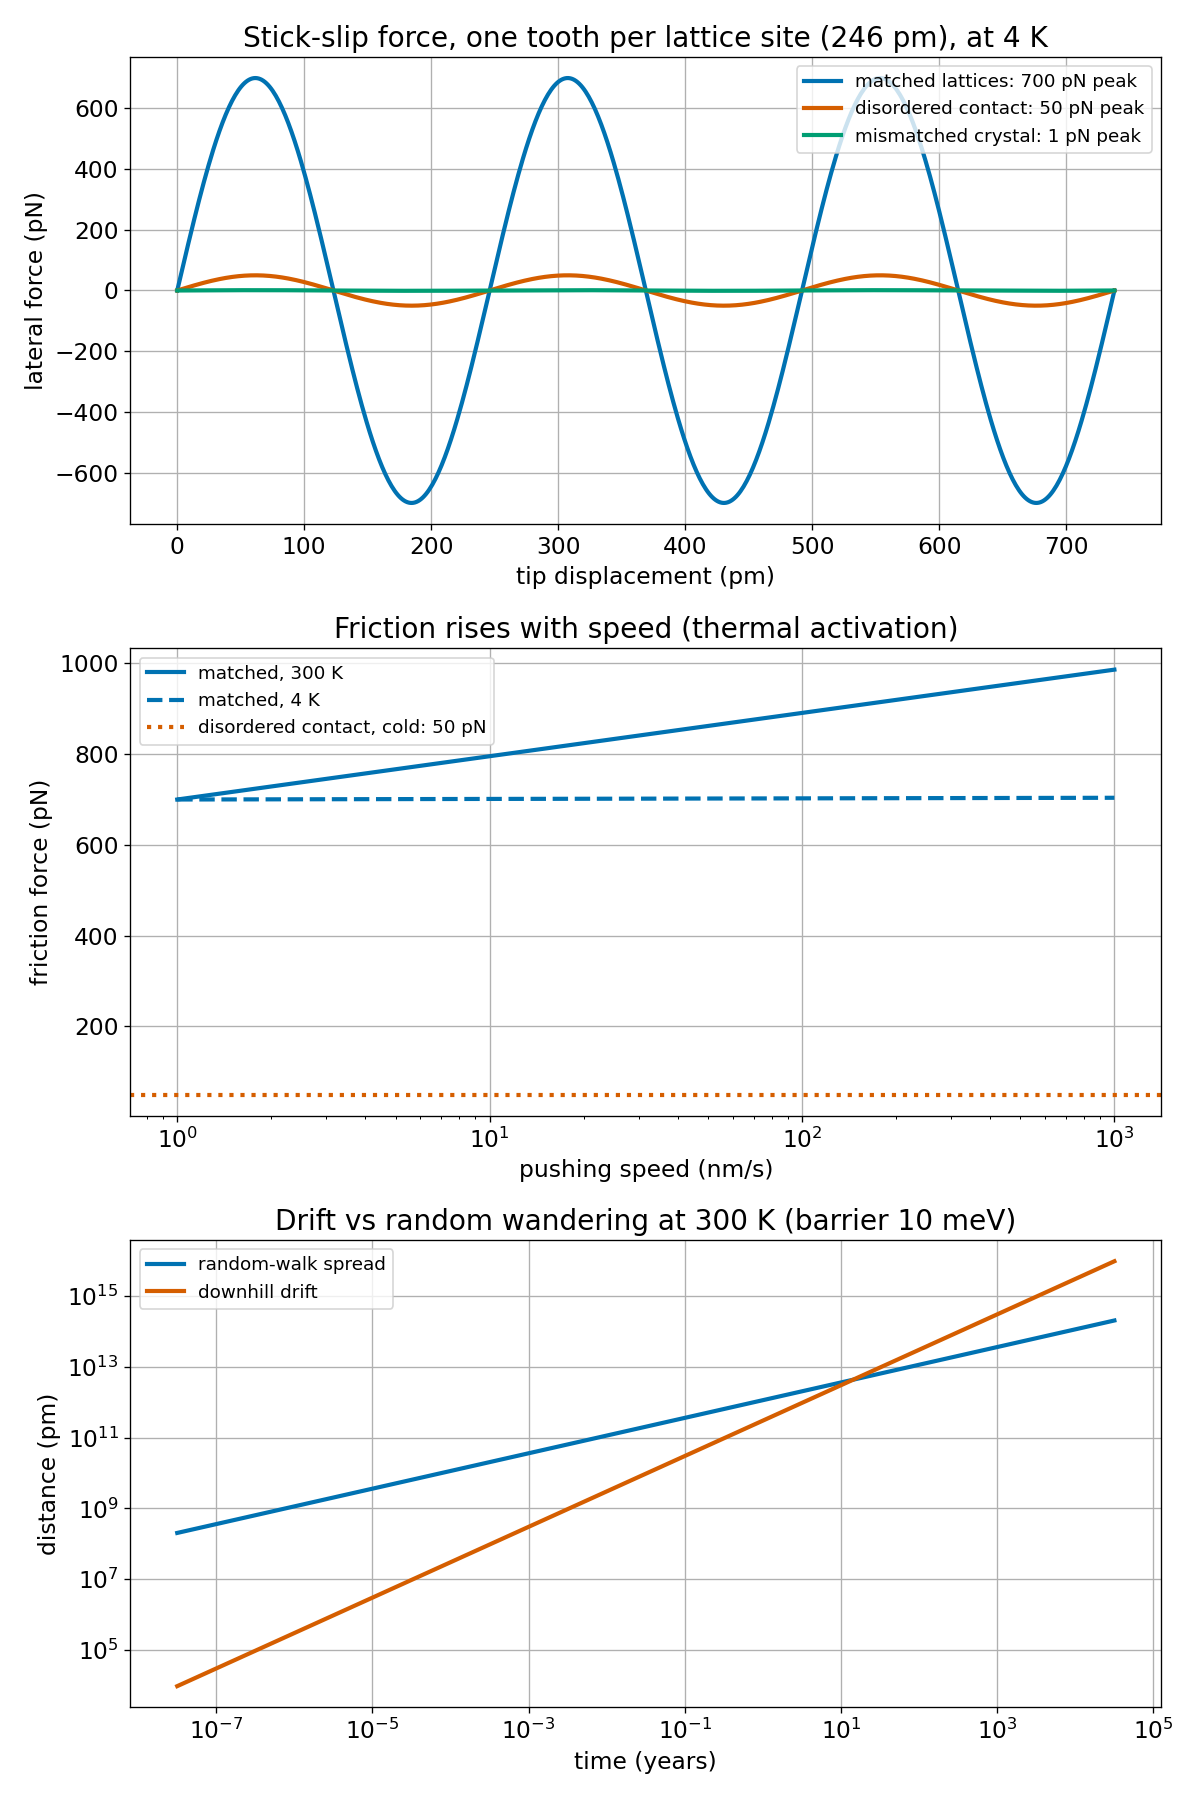

Write Python code to recreate this figure.
"""
nano_incline.py
===============
Step 4 of the thought experiment: a NANOPARTICLE at quantum scale, pushed
(not rolled, not slid under gravity) across a surface, with an atomic force
microscope (AFM) tip.

WHAT STEPS 1-3 TAUGHT US
------------------------
  * Marble (step 1-2): rolling resistance leaves the marble only ~6 um
    behind ideal after 2 s -- a few parts per million, and uncertain by a
    factor of ~100.
  * Brick (step 3): sliding friction is measurable (tens of percent), but
    mu_k itself cannot be predicted from first principles; predicting it
    would already be a breakthrough, and repeat runs scatter 2-10%.

WHAT IS DIFFERENT AT THE NANOSCALE
----------------------------------
The incline stops working. Gravity is about a hundred billion times too
weak to slide the particle, so friction has to be measured by pushing it
with an AFM tip. There is no friction coefficient any more: friction comes
from the atomic bumpiness of the surface and from how well the two atomic
lattices line up, not from load. And shrinking the experiment makes the
search for new physics harder, not easier -- the baseline goes from
uncertain by a factor of 2-4 (brick) to uncertain by orders of magnitude.

NUMBERS IN THIS SCRIPT
----------------------
The headline friction values (700 / 50 / 1 pN at 4 K), the 246 pm lattice
spacing, the 0.08 eV per slip, the 1 pN / 25 pm precision, the cantilever
noise figures, and the tunnelling probabilities are the values from the
Step 4 summary. Material numbers here are typical values from memory, not
measurements. Where a textbook relation is used to turn one of those
values into another (e.g. Prandtl-Tomlinson force -> barrier energy), the
result is a consistency check, not an independent prediction.

PHYSICS ASSUMPTIONS (read these first)
--------------------------------------
1. A 300-atom gold cluster, about 2 nm across, on graphite. Mass is
   300 x the mass of one gold atom.
2. The contact is described by the Prandtl-Tomlinson model: the tip drags
   the particle through a periodic surface potential with lattice spacing
   a = 246 pm (graphite). The maximum lateral force for a sinusoidal
   corrugation of total barrier E is F_max = 2*pi*E / a.
3. Thermal hopping: the particle attempts to hop with frequency f0 ~ 1e12
   per second (a typical phonon frequency) and succeeds with probability
   exp(-E / kT) per attempt, E being the barrier per hopping unit.
4. Downhill drift is a biased random walk: each hop gains a tiny downhill
   energy dE = m*g*a (generous case: vertical wall, sin(theta) = 1), so
   the bias per hop is dE / kT. Drift only shows above the random walk
   once the number of hops N exceeds 1 / bias^2.
5. Tunnelling probabilities are stated values from the Step 4 summary,
   not computed here: ~1e-1100 per attempt for the whole cluster, ~1e-13
   per attempt for a single hydrogen atom below ~100 K.
6. No string-theory or Covariant Compactification prediction enters
   anywhere: neither theory gives a number for friction at this scale.

UNKNOWNS (variables to account for later, not assumed away)
-----------------------------------------------------------
Carried over from steps 1-3 (still apply):
  wear_rate, surface_roughness, adhesion, plane_flatness, angle_uncertainty,
  g_local, residual_gas, temperature, surface_charge, magnetic_effects,
  release_conditions, laser_effects, vibration, earth_rotation,
  real_contact_area, asperity_plasticity, surface_films, micro_slip

New / dominant in step 4:
  barrier_per_atom   1-50 meV per contact atom; moves friction from zero
                     to nanonewtons
  lattice_matching   changes friction by orders of magnitude; can change
                     mid-slide if the particle turns
  contamination      one stray molecule under the particle can dominate
  hop_attempt_rate   uncertain by orders of magnitude
  tip_effects        the AFM tip touches the particle and alters the measurement
  contact_atoms      how many atoms actually touch; rough, ~10-50
"""

import math

# --------------------------------------------------------------------------
# Parameters: the Step 4 summary values
# --------------------------------------------------------------------------
PARAMS = {
    "n_atoms": 300,                 # gold atoms in the cluster
    "au_mass_u": 196.97,           # atomic mass units per gold atom
    "diameter_nm": 2.0,            # cluster diameter, nm
    "lattice_pm": 246.0,           # graphite lattice spacing, pm
    "adhesion_over_weight": 4e11,  # adhesion / weight (Step 4 summary)
    "friction_pN": {               # lateral force at 4 K, pN (Step 4 summary)
        "matched lattices": 700.0,
        "disordered contact": 50.0,
        "mismatched crystal": 1.0,
    },
    "heat_per_slip_eV": 0.08,      # energy dissipated per slip (Step 4 summary)
    "force_resolution_pN": 1.0,    # needed force resolution
    "position_resolution_pm": 25.0,
    "cantilever_noise_pN": {300.0: 0.5, 4.0: 0.06},  # thermal noise, pN
    "tunnel_cluster": 1e-1100,     # per-attempt, whole cluster (stated value)
    "tunnel_hydrogen": 1e-13,      # per-attempt, single H below ~100 K (stated)
    "attempt_rate": 1e12,          # hopping attempt frequency, per second
    "barrier_meV": 10.0,           # representative barrier per hop, meV
    "contact_atoms": 30,           # rough number of atoms in contact
    "contact_atoms_range": (10, 50),
}

U_KG = 1.66053906660e-27           # kg per atomic mass unit
K_B = 1.380649e-23                # J/K
EV_J = 1.602176634e-19            # J per eV
G = 9.80665                       # m/s^2


def report_scale(p):
    print("=" * 72)
    print("NANOPARTICLE ON A SURFACE: step 4 -- gravity stops working")
    print("=" * 72)
    m = p["n_atoms"] * p["au_mass_u"] * U_KG
    a = p["lattice_pm"] * 1e-12
    weight = m * G
    adhesion = p["adhesion_over_weight"] * weight
    print(f"cluster            = {p['n_atoms']} gold atoms, ~{p['diameter_nm']:.0f} nm across")
    print(f"mass               = {m:.3e} kg")
    print(f"weight             = {weight:.3e} N")
    print(f"adhesion           = {adhesion:.3e} N  ({adhesion * 1e12:.0f} pN)")
    print(f"  adhesion / weight = {p['adhesion_over_weight']:.1e} (Step 4 summary value)")
    print()
    print("Downhill energy gained by moving one lattice site (vertical wall,")
    print("the most generous case -- any real slope is worse):")
    dE = m * G * a
    for T in (300.0, 4.0):
        print(f"  T = {T:5.0f} K:  dE = {dE:.3e} J  = {dE / K_B / T:.2e} kT")
    print("  Moving one site downhill gains ~1e-11 of the thermal energy.")
    print("  Left alone the particle is frozen in place or hops at random;")
    print("  it never slides down on its own. It must be pushed with an")
    print("  AFM tip.")
    print()
    return {"mass": m, "weight": weight, "adhesion": adhesion, "dE": dE, "a": a}


def report_friction(p, s):
    print("FRICTION FROM LATTICE MATCHING (Prandtl-Tomlinson consistency check)")
    print("  F_max = 2*pi*E / a  ->  E = F_max * a / (2*pi).")
    print("  The forces are the Step 4 values; the barrier energies are")
    print("  what those forces imply, not independent predictions.")
    print()
    print(f"  {'case':>20} | {'F at 4 K':>9} | {'barrier E':>11} | {'per contact atom':>16}")
    print(f"  {'':>20} | {'(pN)':>9} | {'(meV)':>11} | {'(meV, ~30 atoms)':>16}")
    print("  " + "-" * 66)
    a = s["a"]
    for label, F_pN in p["friction_pN"].items():
        F = F_pN * 1e-12
        E_meV = F * a / (2 * math.pi) / EV_J * 1e3
        print(f"  {label:>20} | {F_pN:9.0f} | {E_meV:11.1f} | "
              f"{E_meV / p['contact_atoms']:16.2f}")
    print()
    print("  The matched case implies ~6 meV per contact atom, inside the")
    print("  stated 1-50 meV range. The mismatched case implies a total")
    print("  barrier of only ~0.2 meV -- below that range, i.e. effectively")
    print("  no barrier at all. That is the point: a mismatched lattice")
    print("  washes the corrugation out, which is why its friction is ~700x")
    print("  smaller. The three values and the barrier range are consistent")
    print("  with each other -- but that consistency is not a prediction.")
    print("  Lattice matching alone changes friction by a factor of ~700.")
    print()
    print("  Warmth: at room temperature and slow pushing, the disordered")
    print("  contact drops from 50 pN to nearly zero -- thermal hopping")
    print("  moves the particle before the tip has to drag it.")
    print("  Friction RISES with speed here, the opposite of the brick.")
    print()


def report_drift(p, s):
    print("WHY THE DRIFT TAKES ~100 YEARS TO SHOW")
    print("  Each hop is biased downhill by bias = dE / kT. After N hops the")
    print("  drift is N*bias lattice spacings but the random walk has spread")
    print("  sqrt(N) spacings, so drift only wins once N > 1 / bias^2.")
    print()
    dE = s["dE"]
    f0 = p["attempt_rate"]
    E = p["barrier_meV"] * 1e-3 * EV_J
    for T in (300.0, 4.0):
        kT = K_B * T
        bias = dE / kT
        n_star = 1.0 / bias ** 2
        f_hop = f0 * math.exp(-E / kT) if E / kT < 700 else 0.0
        t_star = n_star / f_hop if f_hop > 0 else float("inf")
        years = t_star / (365.25 * 24 * 3600)
        print(f"  T = {T:5.0f} K:  bias = {bias:.2e} per hop, "
              f"hops needed = {n_star:.2e}")
        print(f"            hop rate = {f_hop:.2e} /s (barrier "
              f"{p['barrier_meV']:.0f} meV), time to show drift = "
              f"{t_star:.2e} s = {years:.0f} years")
    print()
    print("  Order of magnitude: decades. The Step 4 summary said about")
    print("  100 years -- same order, given the barrier and attempt rate")
    print("  are each uncertain by orders of magnitude.")
    print()


def report_speed(p):
    print("SPEED DEPENDENCE (thermal activation, textbook form)")
    print("  F(v) = F_cold + (kT / x_b) * ln(v / v_ref), x_b ~ 0.1 nm.")
    print("  At 300 K, kT / x_b is about 41 pN per factor of e in speed.")
    print()
    kT = K_B * 300.0
    xb = 0.1e-9
    slope_pN = kT / xb * 1e12
    print(f"  thermal slope at 300 K = {slope_pN:.0f} pN per e-fold of speed")
    print(f"  {'speed':>12} | {'extra force over cold value':>28}")
    print("  " + "-" * 44)
    v_ref = 1e-9  # 1 nm/s reference
    for v in (1e-9, 1e-8, 1e-7, 1e-6):
        extra = slope_pN * math.log(v / v_ref)
        print(f"  {v * 1e9:10.0f} nm/s | {extra:+24.0f} pN")
    print()
    print("  Over three factors of 10 in speed the thermal term grows by")
    print(f"  ~{slope_pN * math.log(1000):.0f} pN -- larger than the whole")
    print("  50 pN disordered-contact friction. At room temperature the")
    print("  disordered case is washed out by thermal hopping, exactly as")
    print("  the Step 4 summary said.")
    print()


def report_precision(p):
    print("SIGNAL AND PRECISION NEEDED")
    print(f"  signal: sawtooth force, one tooth per lattice site "
          f"({p['lattice_pm']:.0f} pm), peaks 50-800 pN")
    print(f"  force resolution needed: ~{p['force_resolution_pN']:.0f} pN; "
          f"position ~{p['position_resolution_pm']:.0f} pm")
    for T, noise in sorted(p["cantilever_noise_pN"].items()):
        print(f"  cantilever thermal noise at {T:.0f} K: {noise:.2f} pN "
              f"(adequate vs 1 pN resolution)")
    print(f"  heat per slip: {p['heat_per_slip_eV']:.2f} eV -- no temperature "
          f"rise is measurable")
    print()
    print("QUANTUM TUNNELLING (stated values, not computed here)")
    print(f"  whole 300-atom cluster: ~1e-1100 per attempt -- irrelevant")
    print(f"  single hydrogen atom: ~1e-13 per attempt below ~100 K -- the")
    print("  only case in the table where tunnelling is observable.")
    print("  The particle moves by thermal hopping: classical statistics.")
    print()


def report_theories():
    print("STRING THEORY AND COVARIANT COMPACTIFICATION")
    print("  Neither makes a specific, testable prediction about friction")
    print("  at atomic or quantum scales.")
    print("  * String theory: atomic friction is electromagnetism plus")
    print("    ordinary quantum mechanics at thousandths of an eV. It offers")
    print("    no calculation of any quantity in this model.")
    print("  * Covariant Compactification: as found in step 2, it does not")
    print("    yet contain atoms or charged matter, and it leaves ordinary")
    print("    gravity unchanged. Gravity is negligible here anyway.")
    print()
    print("CONCLUSION")
    print("  The baseline has gone from uncertain by a factor of 2-4 (brick)")
    print("  to uncertain by ORDERS OF MAGNITUDE here: the barrier per")
    print("  contact atom alone (1-50 meV) moves friction from zero to")
    print("  nanonewtons, lattice matching changes it by ~700x, one stray")
    print("  molecule can dominate, and the hop attempt rate is uncertain")
    print("  by orders of magnitude. Shrinking the experiment makes the")
    print("  search for new physics harder, not easier.")
    print()


def make_plot(p, s, filename="nano_incline.png"):
    """Optional plot. Skipped quietly if matplotlib is not installed."""
    try:
        import matplotlib
        matplotlib.use("Agg")
        import matplotlib.pyplot as plt
        import numpy as np
    except ImportError:
        print("(matplotlib not installed, skipping plot)")
        return
    plt.rcParams.update({"font.size": 14, "lines.linewidth": 2.5})
    fig, ax = plt.subplots(3, 1, figsize=(10, 15))

    # Panel 1: stick-slip force vs tip displacement, three lattice matchings.
    a = s["a"]
    x = np.linspace(0, 3 * a, 600)
    colors = ["#0072b2", "#d55e00", "#009e73"]
    for (label, F_pN), col in zip(p["friction_pN"].items(), colors):
        F = F_pN * np.sin(2 * np.pi * x / a)
        ax[0].plot(x * 1e12, F, color=col, label=f"{label}: {F_pN:.0f} pN peak")
    ax[0].set_xlabel("tip displacement (pm)")
    ax[0].set_ylabel("lateral force (pN)")
    ax[0].set_title("Stick-slip force, one tooth per lattice site (246 pm), at 4 K")
    ax[0].legend(fontsize=11)
    ax[0].grid(True)

    # Panel 2: friction vs speed (thermal activation) at 300 K and 4 K.
    v = np.logspace(-9, -6, 200)  # 1 nm/s to 1 um/s
    kT300 = K_B * 300.0
    kT4 = K_B * 4.0
    xb = 0.1e-9
    F_cold = p["friction_pN"]["matched lattices"]
    for T, kT, sty in ((300.0, kT300, "-"), (4.0, kT4, "--")):
        F = F_cold + (kT / xb * 1e12) * np.log(v / 1e-9)
        ax[1].plot(v * 1e9, F, sty, color="#0072b2",
                   label=f"matched, {T:.0f} K")
    ax[1].axhline(50, color="#d55e00", linestyle=":",
                  label="disordered contact, cold: 50 pN")
    ax[1].set_xscale("log")
    ax[1].set_xlabel("pushing speed (nm/s)")
    ax[1].set_ylabel("friction force (pN)")
    ax[1].set_title("Friction rises with speed (thermal activation)")
    ax[1].legend(fontsize=11)
    ax[1].grid(True)

    # Panel 3: random-walk spread vs downhill drift vs time.
    dE = s["dE"]
    bias = dE / (K_B * 300.0)
    E = p["barrier_meV"] * 1e-3 * EV_J
    f_hop = p["attempt_rate"] * math.exp(-E / (K_B * 300.0))
    t = np.logspace(0, 12, 400)  # seconds to ~30,000 years
    n = f_hop * t
    spread = np.sqrt(n) * a * 1e12  # pm
    drift = n * bias * a * 1e12     # pm
    ax[2].plot(t / (365.25 * 24 * 3600), spread, color="#0072b2",
               label="random-walk spread")
    ax[2].plot(t / (365.25 * 24 * 3600), drift, color="#d55e00",
               label="downhill drift")
    ax[2].set_xscale("log")
    ax[2].set_yscale("log")
    ax[2].set_xlabel("time (years)")
    ax[2].set_ylabel("distance (pm)")
    ax[2].set_title("Drift vs random wandering at 300 K (barrier 10 meV)")
    ax[2].legend(fontsize=11)
    ax[2].grid(True)

    fig.tight_layout()
    fig.savefig(filename, dpi=120)
    print(f"Plot saved to {filename}")


if __name__ == "__main__":
    s = report_scale(PARAMS)
    report_friction(PARAMS, s)
    report_drift(PARAMS, s)
    report_speed(PARAMS)
    report_precision(PARAMS)
    report_theories()
    make_plot(PARAMS, s)
